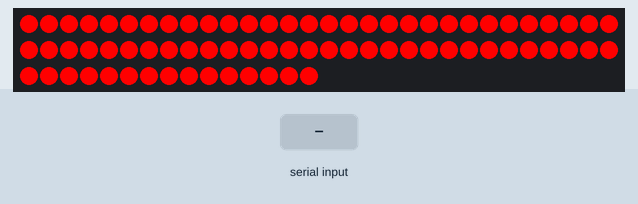
A sketch run on a simulated ATtiny85, built with avr-gcc and run on an emulated ATtiny85. On the bench: 75 RGB LEDs in strip order, left to right, continuing on the next row. Inputs (shaded band) come from the test bench. Dim RGB values are drawn brighter than linear; what the sketch prints to the serial monitor is not drawn.

Above: at 2.9 s.
3.0 s: "D" received over Serial
At 3.44 s:
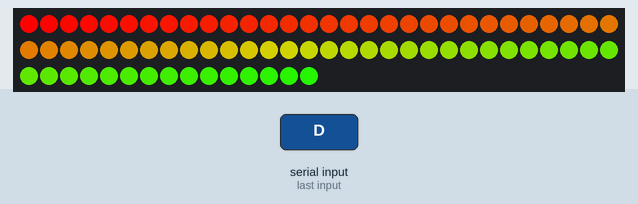
5.7 s: "C" received over Serial
8.1 s: "F" received over Serial
At 10.6 s:
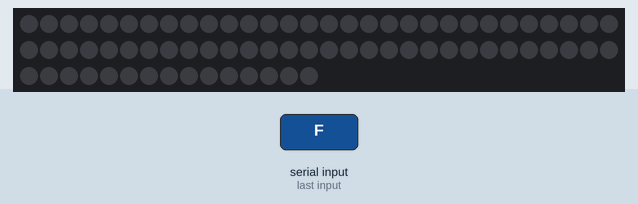
10.8 s: "G90\n" received over Serial
At 13.4 s:
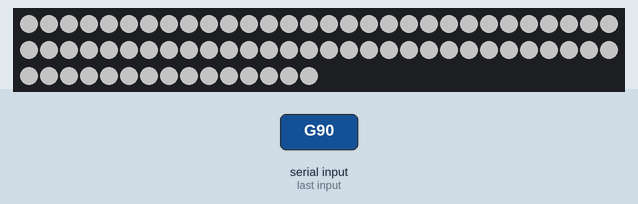
13.7 s: "B90\n" received over Serial
At 15.8 s:
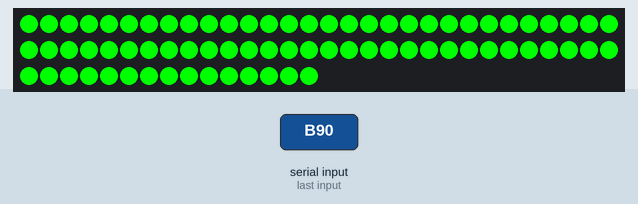
16.9 s: "E" received over Serial
At 17.87 s:
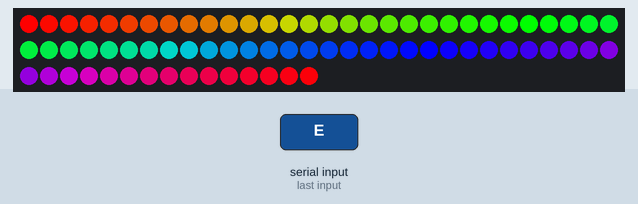
Timing chart, 0 to 19.9 s (numbered marks = the images above; inputs shaded):
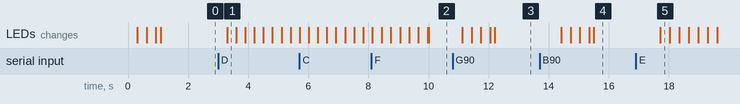

The sketch:

bluetooth.ino
```cpp
#include <Adafruit_NeoPixel.h>

#ifdef __AVR__
  #include <avr/power.h>
#endif

const int PIXEL_COUNT = 75;
const int LED_STRIP_PIN = 2;
const int USER_LED_PIN = 13;
const int RELAY_PIN = 3;

char state = 'A';
char inputCommand;
byte r, g, b;

Adafruit_NeoPixel strip = Adafruit_NeoPixel(PIXEL_COUNT, LED_STRIP_PIN, NEO_GRB + NEO_KHZ800);


void setup() {
  #if defined (__AVR_ATtiny85__)
    if (F_CPU == 16000000) clock_prescale_set(clock_div_1);
  #endif

  pinMode(USER_LED_PIN, OUTPUT);

  strip.begin();
  strip.show();

  Serial.begin(115200); //modulhoz szükséges baud rate
}

void loop() {

  while(Serial.available())
  {
    inputCommand = Serial.read();
    //Serial1.write("Bemenet jött"+inputCommand);
    if(inputCommand <= 'F' && inputCommand >= 'A')
    {
      state = inputCommand;
      Serial.write(inputCommand);
      Serial.flush();
    }
    else
    {
        switch(inputCommand)
        {
          case 'G':
            String message;
            while(Serial.available())
            {
                message+=char(Serial.read());
            }
            int av = message.indexOf("G");
            int bv = message.lastIndexOf("G");
            r = message.substring(0,av).toInt();
            g = message.substring(av+1,bv).toInt();
            b = message.substring(bv+1).toInt();
            state = 'F';
            Serial.print("G");
            Serial.print(r);
            Serial.print(g);
            Serial.print(b);
            Serial.flush();
          break;
          case 'H':
            digitalWrite(RELAY_PIN, HIGH);
            Serial.write('H');
            Serial.flush();
          break;
          case 'I':
            digitalWrite(RELAY_PIN, LOW);
            Serial.write('I');
            Serial.flush();
          break;
          default:

          break;
        }
    }
  }
  startShow(state);
}


void startShow(int i) {
  //átmenet lehetne a váltásnál
  switch(i){
    case 'A':
      colorWipe(strip.Color(255, 0, 0), 10);  // Red
      break;
    case 'B':
      colorWipe(strip.Color(0, 255, 0), 10);  // Green
      break;
    case 'C':
      colorWipe(strip.Color(0, 0, 255), 10);  // Blue
      break;
    case 'D':
      rainbow(10);
      break;
    case 'E':
      rainbowCycle(10);
      break;
    case 'F':
      colorWipe(strip.Color(r, g, b), 10);  // Custom color
      break;
  }
}

// Fill the dots one after the other with a color
void colorWipe(uint32_t c, uint8_t wait) {
  for(uint16_t i=0; i<strip.numPixels(); i++) {
    strip.setPixelColor(i, c);
    strip.show();
    delay(wait);
  }
}

void rainbow(uint8_t wait) {
  uint16_t i, j;

  for(j=0; j<256; j++) {
    for(i=0; i<strip.numPixels(); i++) {
      strip.setPixelColor(i, Wheel((i+j) & 255));
    }
    strip.show();
    delay(wait);
  }
}

// Slightly different, this makes the rainbow equally distributed throughout
void rainbowCycle(uint8_t wait) {
  uint16_t i, j;

  for(j=0; j<256*5; j++) { // 5 cycles of all colors on wheel
    for(i=0; i< strip.numPixels(); i++) {
      strip.setPixelColor(i, Wheel(((i * 256 / strip.numPixels()) + j) & 255));
    }
    strip.show();
    delay(wait);
  }
}

// Input a value 0 to 255 to get a color value.
// The colours are a transition r - g - b - back to r.
uint32_t Wheel(byte WheelPos) {
  WheelPos = 255 - WheelPos;
  if(WheelPos < 85) {
    return strip.Color(255 - WheelPos * 3, 0, WheelPos * 3);
  }
  if(WheelPos < 170) {
    WheelPos -= 85;
    return strip.Color(0, WheelPos * 3, 255 - WheelPos * 3);
  }
  WheelPos -= 170;
  return strip.Color(WheelPos * 3, 255 - WheelPos * 3, 0);
}
```

Measured:
- after the input at 3.0 s, the LEDs: change after 0.30 s (image 1)
- after the input at 10.8 s, the LEDs: first change after 0.33 s (image 3 shows a later state)
- after the input at 13.7 s, the LEDs: first change after 0.72 s (image 4 shows a later state)
- after the input at 16.9 s, the LEDs: change after 0.82 s (image 5)
